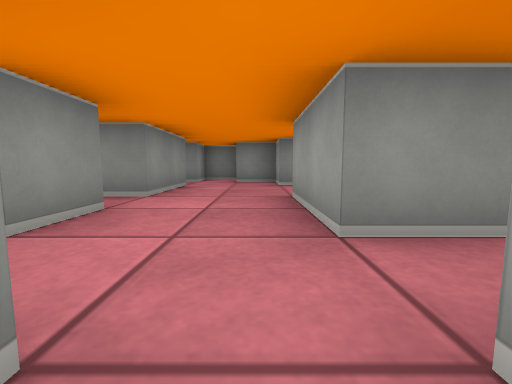
view 1 (above)

14 first-person views from a walk through a cub3D level. The camera is about half as high as the walls, tilts 6° down and sees 90° across. The floor is counted in squares. Each view is taken from the middle of a square. On the plan, view 1 faces up. The plan holds only what a view shows up to about 9 squares ahead; the rest is blank.

view 2
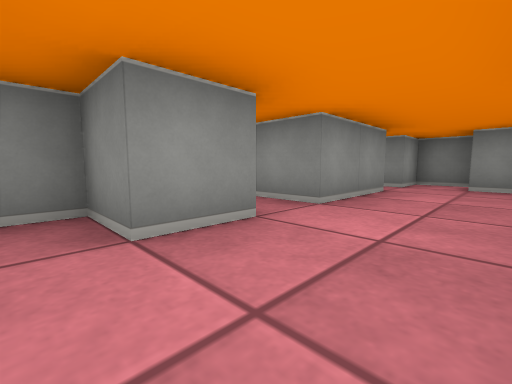

view 3
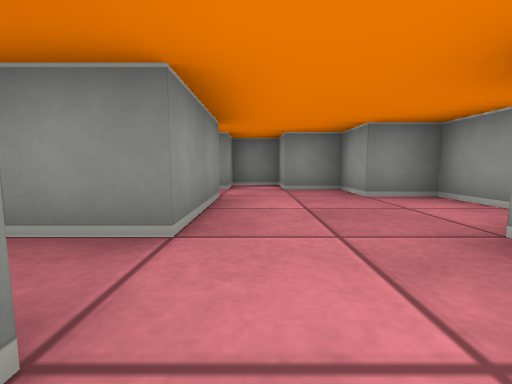

view 4
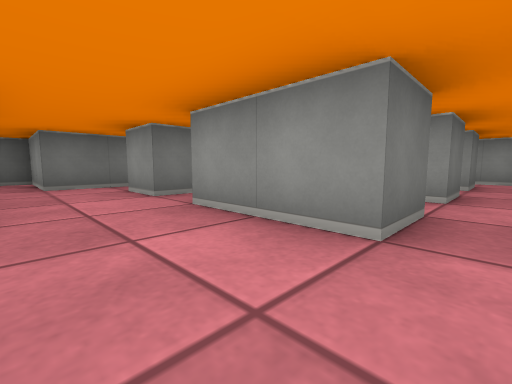

view 5
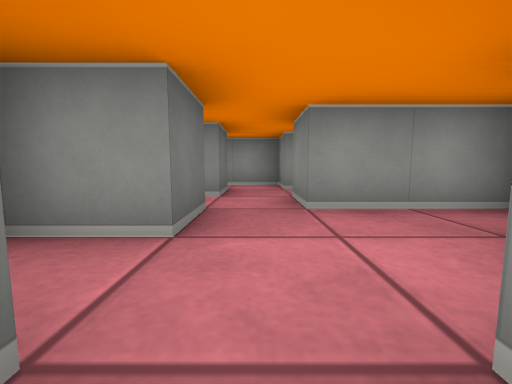

view 6
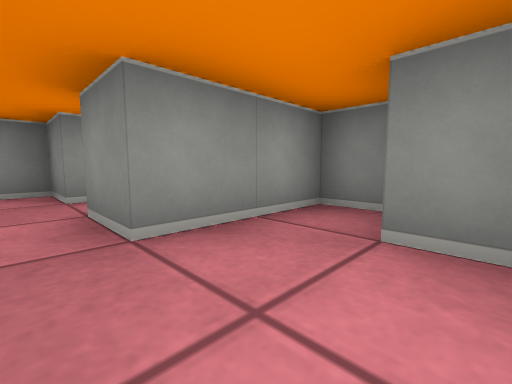

view 7
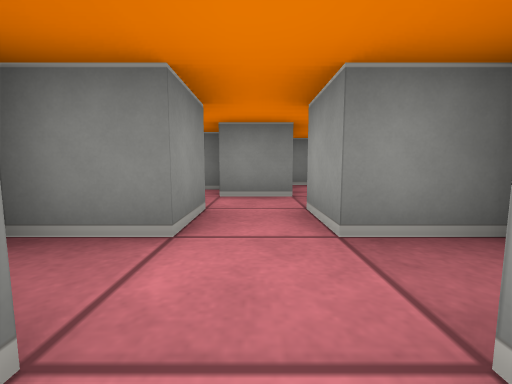

view 8
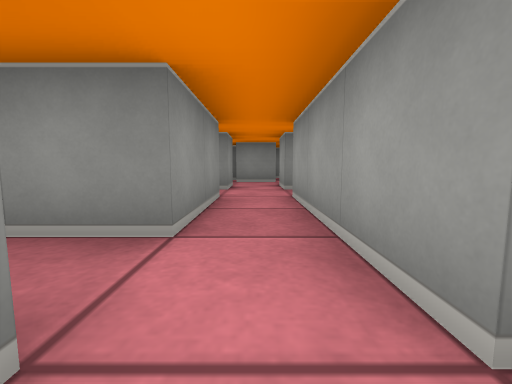

view 9
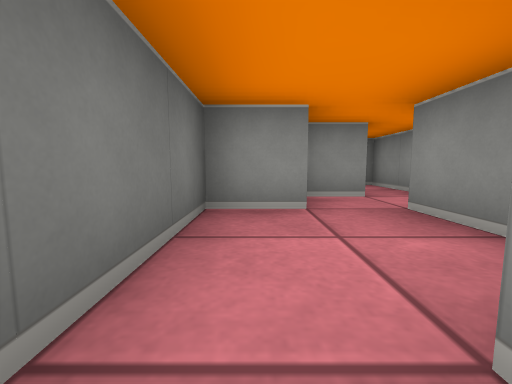

view 10
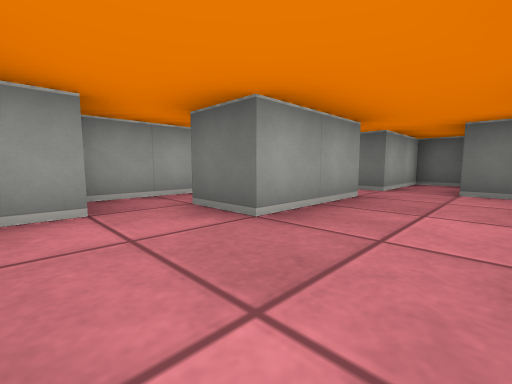

view 11
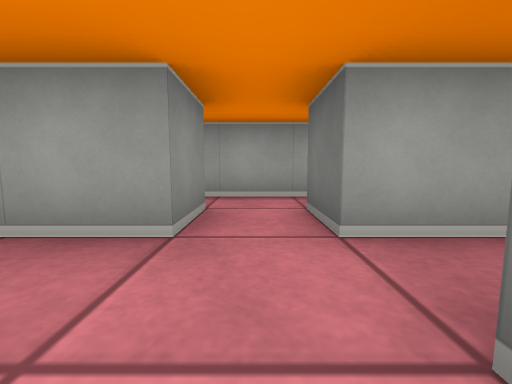

view 12
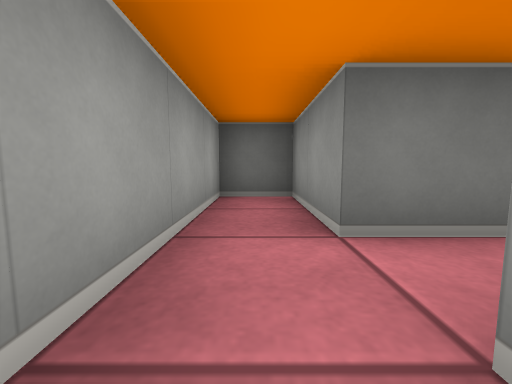

view 13
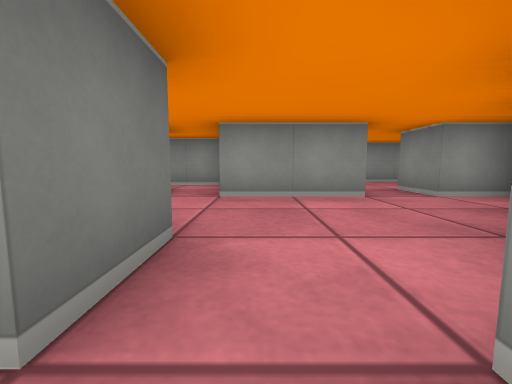

view 14
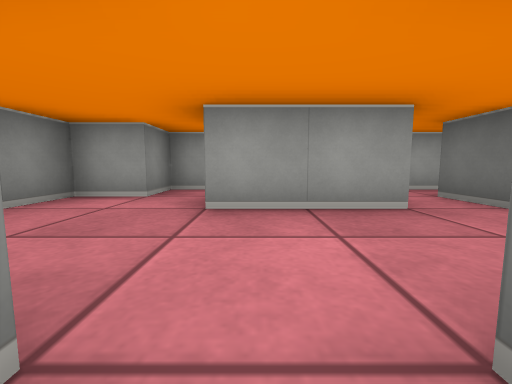

### Floor plan
Key: @ floor where view 1 was taken; # wall or solid block; . floor.
Columns run from 8 left of view 1 to 3 right of it. Each row starts with its distance up from view 1.
  9    ###
  8  ###.####
  7 ##.#..#.##
  6 #........##
  5 ###.#.#...##
  4   ..###....#
  3   #.#....#.#
  2 ###.###..#.#
  1 #...##.....#
  0   #..###@#.#
 -1   ##...#.#.#
 -2    #########

Where each view was taken, in squares from view 1:
view 1: 0 up, 0 right, facing up
view 2: 1 up, 0 right, facing up-left
view 3: 2 up, 1 left, facing up
view 4: 6 up, 0 right, facing down-left
view 5: 6 up, 2 left, facing left
view 6: 6 up, 3 left, facing up-left
view 7: 3 up, 5 left, facing up
view 8: 0 up, 5 left, facing up
view 9: 1 down, 2 left, facing left
view 10: 5 up, 1 left, facing down-right
view 11: 1 up, 1 left, facing right
view 12: 2 up, 2 right, facing down
view 13: 4 up, 2 right, facing left
view 14: 3 up, 2 left, facing right
